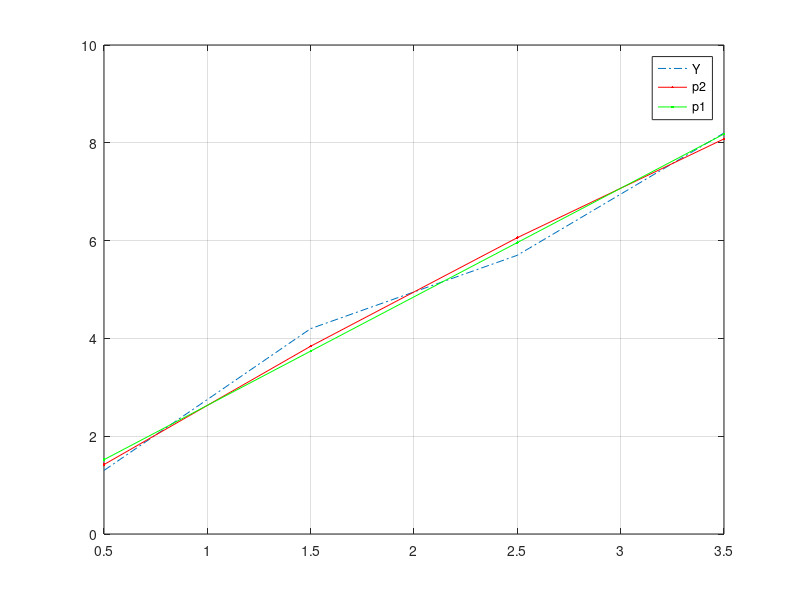

The MATLAB script that drew this image:
function c
    x = [0.5 1.5 2.5 3.5]'
    x2 = x.^2;
    y = [1.3 4.2 5.7 8.2]'
    v1 = [1 1 1 1]'

    fi2 = [v1 x x2]
    fi1 = [v1 x]

    a2 = (fi2' * fi2)^-1 * fi2' * y
    a1 = (fi1' * fi1)^-1 * fi1' * y

    r2 = y - fi2 * a2
    r1 = y - fi1 * a1


    # Aproximacion p
    p2 = fi2 * a2
    p1 = fi1 * a1

    normEr = norm(r1,2)
    normEr = norm(r2,2)
    errorProm1 = mean(r1)
    errorProm2 = mean(r2)
    yProm = mean(y)
    pProm = mean(p1)
    pProm2 = mean(p2)
    modr = dot(r1,r1)

    figure(1)
    plot(x,y,'-.',x,p2,'.-r',x,p1,'.-g')
    legend("Y","p2",'p1')
    grid on

endfunction